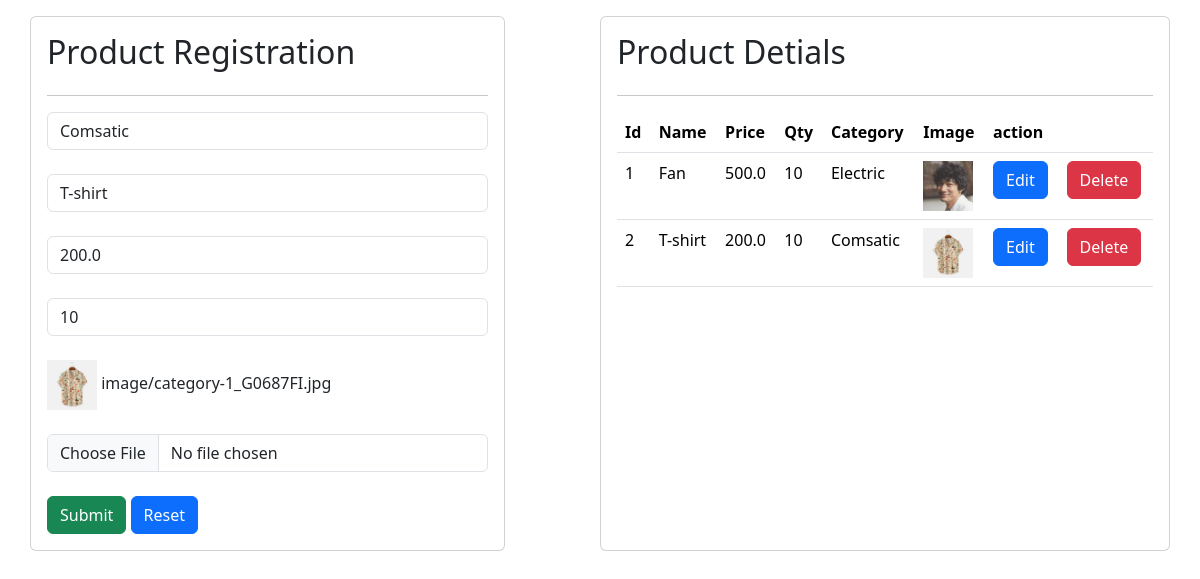
Page /edit?id=8 on the committed database.
### myapp/models.py (models this page shows)
class Product(models.Model):
    category = models.ForeignKey(Category,on_delete=models.CASCADE,null=True)
    name = models.CharField(max_length=30)
    price = models.FloatField()
    qty = models.IntegerField()
    image = models.ImageField(upload_to="image",default="test.png")

class Category(models.Model):
    name = models.CharField(max_length=20)

### myapp/views.py (the view)
# urls.py: path("edit",edit_product,name="edit")
def edit_product(request):
    products = Product.objects.all()
    categories = Category.objects.all()
    if request.method=='POST':
        cat = request.POST['cat']
        id = request.POST['id']
        name = request.POST['name']
        price = request.POST['price']
        qty = request.POST['qty']
        prod = Product.objects.get(pk=id)
        prod.name = name
        prod.price=price
        prod.qty=qty
        prod.category = Category.objects.get(pk=cat)
        if request.FILES:
            prod.image = request.FILES['image']
        prod.save()
        return render(request,"index.html",{"products":products,"categories":categories})
    else:
        id = request.GET['id']
        prod = Product.objects.get(pk=id)
        return render(request,"index.html",{"prod":prod,"products":products,"categories":categories})

### myapp/templates/index.html (shortened to what this page needs)
<!DOCTYPE html>
<html lang="en">
<head>
    <link href="https://cdn.jsdelivr.net/npm/bootstrap@5.3.8/dist/css/bootstrap.min.css" rel="stylesheet"
>
</head>
<body>
    <div class="container">
        <div class="row mt-3">
            <div class="col-5 card p-3">
                <h2>Product Registration</h2>
                <hr>
                <form action="" method="post" enctype="multipart/form-data">
                    <select name="cat" id="cat" class="form-control">
                        {%for cat in categories%}
                        <option value="{{cat.id}}" {% if prod.category_id == cat.id %}selected{% endif %}>
                            {{cat.name}}</option>
                        {%endfor%}
                    </select>
                    <br>
                    <input type="text" name="name" placeholder="Enter product name" class="form-control"
                        value="{{prod.name}}">
                    <br>
                    <input type="text" name="price" placeholder="Enter Product price" class="form-control"
                        value="{{prod.price}}">
                    <br>
                    <input type="text" name="qty" placeholder="Enter Qty" class="form-control" value="{{prod.qty}}">
                    <br>
                    {%if prod%}
                    <img src="media/{{prod.image}}" alt="" width="50px" height="50px">
                    <span>{{prod.image}}</span>
                    {%endif%}
                    <br>
                    <br>
                    <input type="file" name="image" class="form-control">
                    <br>
                    <input type="submit" class="btn btn-success">
                    <input type="reset" class="btn btn-primary">
                </form>
            </div>
            <div class="col-1">
            </div>
            <div class="col-6 card p-3">
                <h2>Product Detials</h2>
                <hr>
                <table class="table">
                    <tr>
                        <th>Id</th>
                        <th>Name</th>
                        <th>Price</th>
                        <th>Qty</th>
                        <th>Category</th>
                        <th>Image</th>
                        <th colspan="2">action</th>
                    </tr>
                    {%for prod in products%}
                    <tr>
                        <td>{{forloop.counter}}</td>
                        <td>{{prod.name}}</td>
                        <td>{{prod.price}}</td>
                        <td>{{prod.qty}}</td>
                        <td>{{prod.category.name}}</td>
                        <td><img src="media/{{prod.image}}" alt="{{prod.image}}" height="50px" width="50px"></td>
                        <td><a href="{%url 'edit'%}?id={{prod.id}}" class="btn btn-primary">Edit</a></td>
                        <td><a href="{%url 'delete'%}?id={{prod.id}}" class="btn btn-danger">Delete</a></td>
                    </tr>
                    {%endfor%}
                </table>
            </div>
        </div>
    </div>
</body>
</html>

### rows in the picture
Product: cat "Comsatic", name "T-shirt", price "200.0", qty "10", image (picture), image "image/category-1_G0687FI.jpg", category.name "Comsatic"
Product: name "Fan", price "500.0", qty "10", category.name "Electric", image (picture)
